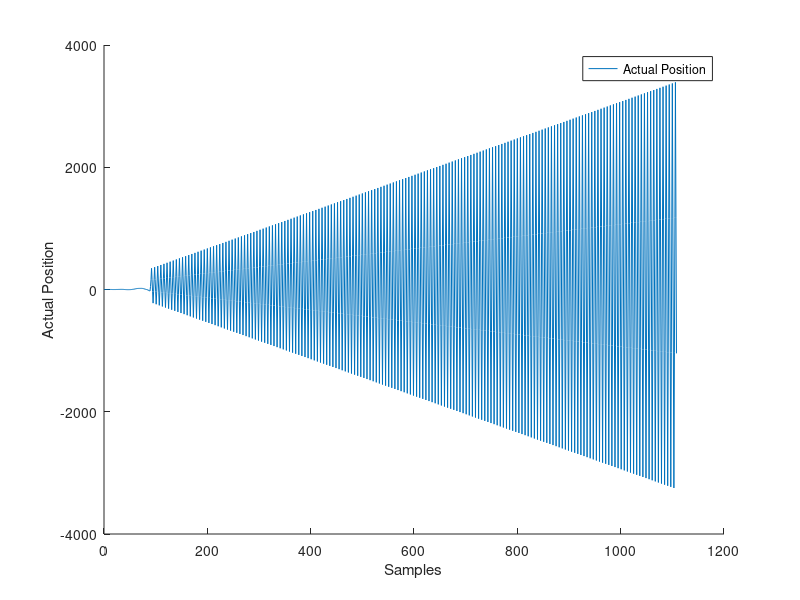

Write the MATLAB code that produced this figure.
clc;
close all

T = dlmread("magnets-data.txt");

actualPos = T(:,1);
actualVel = T(:,2);
sensorRead = T(:,3);


%Number of Particles
M = 10;

%Initialization

%Magnet Position
xm1 = -10;
xm2 = 10;

%S.D
sigmaM = 4;

%State Transition
XState = zeros(1,M);
XVel = zeros(1,M);

XPrevState = zeros(1,M);
XPrevVel = zeros(1,M);

%Weights
wts = ones(1,M) * 1/M;
wtsPrev = ones(1,M) * 1/M;
wtsUN = ones(1,M) * 1/M;

ytP = zeros(1,M);

%Resampling
Q = zeros(1,M);
T = zeros(1,M+1);

%Output
output = zeros(1,length(sensorRead));

for t = 1:length(sensorRead)
    
    for i = 1:M
            
            %State Transition
            XState(i) = XPrevState(i) + XPrevVel(i) * t;
            
            if( XPrevState(i) < -20)
                XVel(i) = 2;
            
            elseif (XPrevState(i) > 20)
                XVel(i) = -2;
            
            elseif (XPrevState(i) >= 0 && XPrevState(i) <= 20 ) 
                XVel(i) = XPrevVel(i) - abs(randn*0.0625^2);
            
            elseif (XPrevState(i) >= -20 && XPrevState(i) < 0)
                XVel(i) = XPrevVel(i) + abs(randn*0.0625^2);
            end
            
            XPrevState(i) = XState(i);
            XPrevVel(i) = XVel(i);
            
            %Update weight
            
            ytP(i) = (1 / (sqrt(2*pi) * 4))  * exp( -( XState(i) - xm1  )^2 / (2 * sigmaM^2) ) ...
                  + (1 / (sqrt(2*pi) * 4))  * exp( -( XState(i) - xm2  )^2 / (2 * sigmaM^2) ) ... 
                  + randn*0.003906^2;
            
            prob = (1 / (sqrt(2*pi) * 0.003906)) * exp ( - (ytP(i) - sensorRead(i) )^2 / (2 * (0.003906)^2 ));
            
            wtsUN(i) = wtsPrev(i) * prob;
            wtsPrev(i) = wtsUN(i);
            
    end
    
    %Normalize weights
    wtsSum = 0;
    Exp = 0;
    CV = 0;
    Index = zeros(1,M);
            
    for k = 1:M
        wtsSum = wtsSum + wtsUN(k) ;
    end
            
    for k = 1:M
        wts(k) = wtsUN(k) / wtsSum ;  
    end
            
    for k = 1:M
        %Expected Filter Output
        Exp = Exp +  wts(k) *  XState(k);
        
        %Coefficient of variation
        CV = CV + ((M * wts(k) - 1) ^ 2);
    end
    
    output(t) = Exp;
    CV = 1/M * CV;
            
    %Effective Sampling Size
    ESS = M / (1 + CV);
    
    %Resampling
        if( ESS < 0.5 * M )
                
                %Cumulative Weights Q
                Q(1) = wts(1); 
                for k = 2:M
                    Q(k) = Q(k-1) + wts(k); 
                end
                
                %Guesses
                for K = 1:M
                    T(k) = abs(rand(1));
                end
                T(k+1) = 1;
                
                %Sorting the Guesses
                T = sort(T);
                
                i = 1;
                j = 1;
                
                while( i <= M )
                
                    if( T(i) < Q(j) )
                        Index(i) = j;
                        i = i+1;
                    else
                        j = j+1;
                    end
                    
                end
                
                for i = 1:M
                    XState(i) = XState(Index(i));
                    XPrevState(i) = XState(i);
                    wts(i) = 1/M;
                    wtsPrev(i) = 1/M;
                end
                
        end
end

X = 0 : length(actualPos) - 1;
 
figure(1)
% plot(X,actualPos);
hold on
plot(X,output)
hold off
xlabel("Samples");
ylabel("Actual Position");
legend("Actual Position", "Filter Output");
% 
% figure(2)
% plot (X, sensorRead);
% xlabel("Samples");
% ylabel("Sensor Reading");
% 
% figure(3)

disp("SUCCESS!!!!!!!")